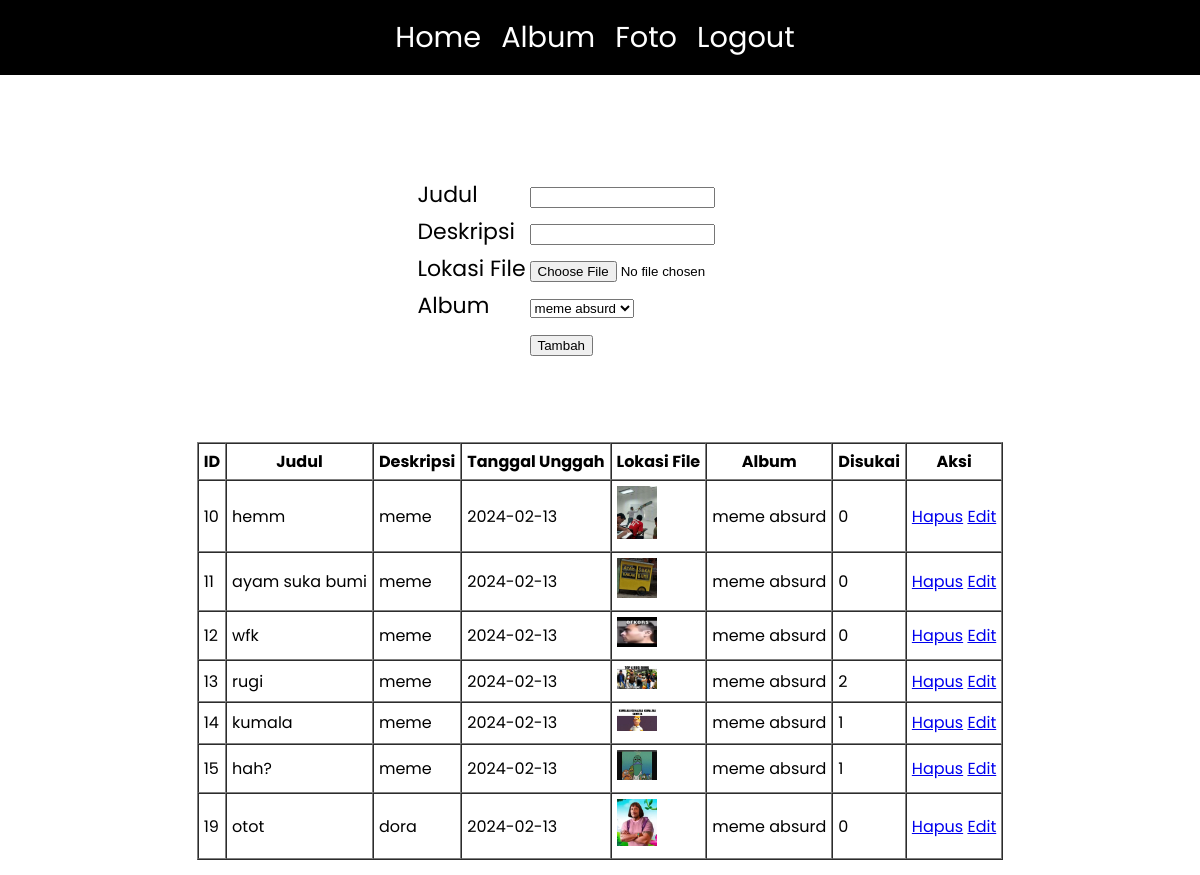
Screenshot of /foto.php (signed in) with the database file from the repository.
### tables this page shows
CREATE TABLE `foto` (
  `fotoid` int(11) NOT NULL,
  `judulfoto` varchar(255) NOT NULL,
  `deskripsifoto` text NOT NULL,
  `tanggalunggah` date NOT NULL,
  `lokasifile` varchar(255) NOT NULL,
  `albumid` int(11) NOT NULL,
  `userid` int(11) NOT NULL
);

CREATE TABLE `album` (
  `albumid` int(11) NOT NULL,
  `namaalbum` varchar(255) NOT NULL,
  `deskripsi` text NOT NULL,
  `tanggaldibuat` date NOT NULL,
  `userid` int(11) NOT NULL
);

### foto.php (the view, shortened to what this page needs)
<!DOCTYPE html>
<html lang="en">
<head>
</head>
<body>
    <div class="continer">
        <div class="item1 nav">
            <ul>
                <li><a class="buttun" href="index.php">Home</a></li>
                <li><a class="buttun" href="album.php">Album</a></li>
                <li><a class="buttun" href="foto.php">Foto</a></li>
                <li><a class="buttun" href="logout.php">Logout</a></li>
            </ul>
        </div>
        <div class="item2 about">
            <div class="atas">
                <form action="tambah_foto.php" method="post" enctype="multipart/form-data">
                    <table>
                        <tr>
                            <td>Judul</td>
                            <td><input type="text" name="judulfoto"></td>
                        </tr>
                        <tr>
                            <td>Deskripsi</td>
                            <td><input type="text" name="deskripsifoto"></td>
                        </tr>
                        <tr>
                            <td>Lokasi File</td>
                            <td><input type="file" name="lokasifile"></td>
                        </tr>
                        <tr>
                            <td>Album</td>
                            <td>
                                <select name="albumid">
                                    <?php
                                    include "koneksi.php";
                                    $userid = $_SESSION['userid'];
                                    $sql = mysqli_query($conn, "select * from album where userid='$userid'");
                                    while ($data = mysqli_fetch_array($sql)) {
                                        ?>
                                        <option value="<?= $data['albumid'] ?>">
                                            <?= $data['namaalbum'] ?>
                                        </option>
                                        <?php
                                    }
                                    ?>
                                </select>
                            </td>
                        </tr>
                        <tr>
                            <td></td>
                            <td><input type="submit" value="Tambah"></td>
                        </tr>
                    </table>
                </form>
            </div>
            <div class="bawah">
                <table class="jos" border="1" cellpadding=5 cellspacing=0>
                    <tr>
                        <th>ID</th>
                        <th>Judul</th>
                        <th>Deskripsi</th>
                        <th>Tanggal Unggah</th>
                        <th>Lokasi File</th>
                        <th>Album</th>
                        <th>Disukai</th>
                        <th>Aksi</th>
                    </tr>
                    <?php
                    include "koneksi.php";
                    $userid = $_SESSION['userid'];
                    $sql = mysqli_query($conn, "select * from foto,album where foto.userid='$userid' and foto.albumid=album.albumid");
                    while ($data = mysqli_fetch_array($sql)) {
                        ?>
                        <tr>
                            <td>
                                <?= $data['fotoid'] ?>
                            </td>
                            <td>
                                <?= $data['judulfoto'] ?>
                            </td>
                            <td>
                                <?= $data['deskripsifoto'] ?>
                            </td>
                            <td>
                                <?= $data['tanggalunggah'] ?>
                            </td>
                            <td>
                                <img class="kecil" src="gambar/<?= $data['lokasifile'] ?>" width="200px">
                            </td>
                            <td>
                                <?= $data['namaalbum'] ?>
                            </td>
                            <td>
                                <?php
                                $fotoid = $data['fotoid'];
                                $sql2 = mysqli_query($conn, "select * from likefoto where fotoid='$fotoid'");
                                echo mysqli_num_rows($sql2);
                                ?>
                            </td>
                            <td>
                                <a class="hapus" href="hapus_foto.php?fotoid=<?= $data['fotoid'] ?> " onclick="return confirm('Apakah anda ingin menghapus data ini')">Hapus</a>
                                <a class="edit" href="edit_foto.php?fotoid=<?= $data['fotoid'] ?>">Edit</a>
                            </td>
                        </tr>
                        <?php
                    }
                    ?>
                </table>
            </div>
        </div>
    </div>
</body>
</html>

### foto.php (style rules this page uses)
html, body { margin: 0; padding: 0; font-family: "Poppins", sans-serif; }
.nav { grid-area: nav; background-color: black; text-align: center; align-items: center; justify-content: center; display: flex; }
.item1 li a { text-decoration: none; color: white; font-size: 180%; }
.item1 li { display: flex; justify-content: space-around; padding: 0px 10px 0px 10px; margin: 0px 0px 0px 0px; }
.item1 ul { display: flex; padding: 0px 10px 0px 0px; }
.item2 { width: 100%; display: flex; flex-direction: column; align-items: center; padding: 100px; box-sizing: border-box; }
.about .atas table td { font-size: 22px; }
.about .atas { padding: 0px 0px 80px 0px; }
.about .bawah table .kecil { width: 40px; }
.about { grid-area: about; height: 100vh; }

### rows the page displays
foto: fotoid "10", judulfoto "hemm", deskripsifoto "meme", tanggalunggah "2024-02-13", lokasifile (picture), albumid.namaalbum "meme absurd", mysqli_num_rows($sql2) "0"
foto: fotoid "11", judulfoto "ayam suka bumi", deskripsifoto "meme", tanggalunggah "2024-02-13", lokasifile (picture), albumid.namaalbum "meme absurd", mysqli_num_rows($sql2) "0"
foto: fotoid "12", judulfoto "wfk", deskripsifoto "meme", tanggalunggah "2024-02-13", lokasifile (placeholder picture), albumid.namaalbum "meme absurd", mysqli_num_rows($sql2) "0"
foto: fotoid "13", judulfoto "rugi", deskripsifoto "meme", tanggalunggah "2024-02-13", lokasifile (picture), albumid.namaalbum "meme absurd", mysqli_num_rows($sql2) "2"
foto: fotoid "14", judulfoto "kumala", deskripsifoto "meme", tanggalunggah "2024-02-13", lokasifile (picture), albumid.namaalbum "meme absurd", mysqli_num_rows($sql2) "1"
foto: fotoid "15", judulfoto "hah?", deskripsifoto "meme", tanggalunggah "2024-02-13", lokasifile (picture), albumid.namaalbum "meme absurd", mysqli_num_rows($sql2) "1"
foto: fotoid "19", judulfoto "otot", deskripsifoto "dora", tanggalunggah "2024-02-13", lokasifile (picture), albumid.namaalbum "meme absurd", mysqli_num_rows($sql2) "0"

### other values shown
form field albumid "meme absurd"
